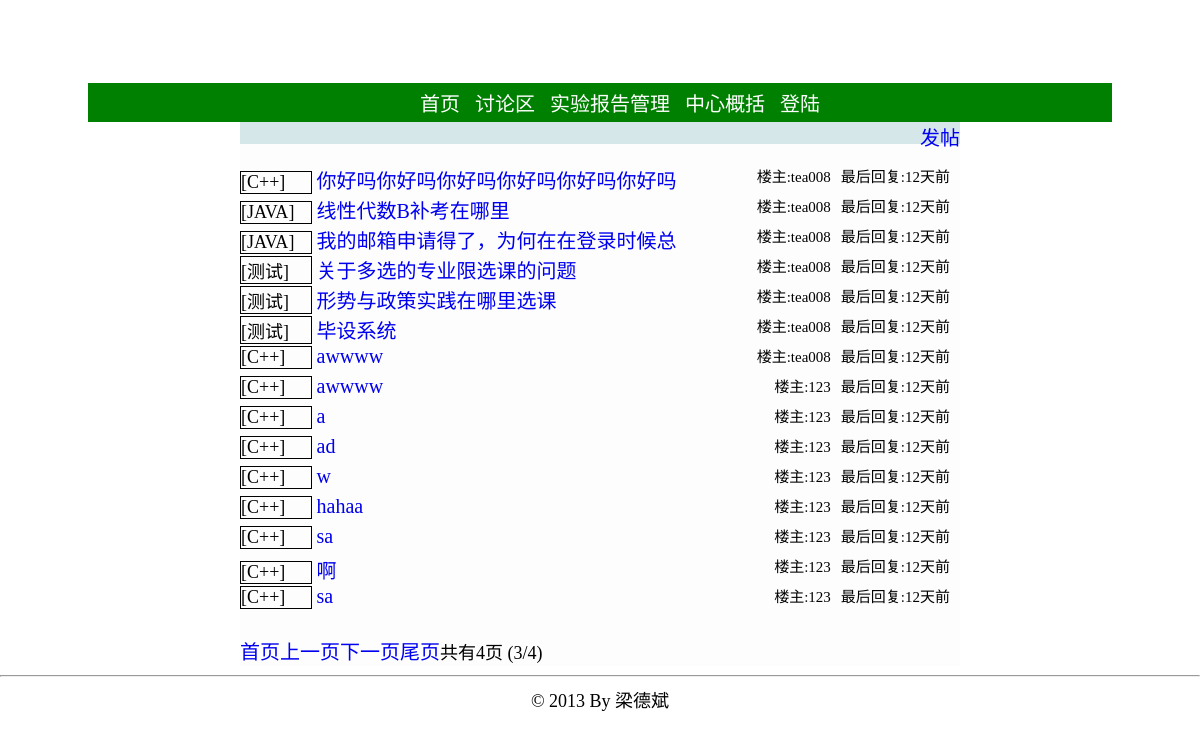
The app's page /bbs.php?page=3 with its own data.
### tables this page shows
CREATE TABLE `topic` (
  `post_id` int(11) NOT NULL AUTO_INCREMENT,
  `sort` varchar(4) DEFAULT NULL,
  `title` varchar(80) NOT NULL,
  `author` varchar(12) DEFAULT NULL,
  `body` varchar(1000) NOT NULL,
  `post_time` datetime DEFAULT NULL,
  `last_floor` int(11) DEFAULT NULL,
  `last_reply_time` datetime DEFAULT NULL,
  `visible` tinyint(4) DEFAULT NULL,
  `enable_post` tinyint(4) DEFAULT NULL,
  `top` tinyint(4) DEFAULT NULL,
  PRIMARY KEY (`post_id`)
);

CREATE TABLE `sort` (
  `id` int(11) NOT NULL AUTO_INCREMENT,
  `name` varchar(10) DEFAULT NULL,
  PRIMARY KEY (`id`)
);

### bbs.php (the view, shortened to what this page needs)
<!DOCTYPE html PUBLIC "-//W3C//DTD XHTML 1.0 Transitional//EN" "http://www.w3.org/TR/xhtml1/DTD/xhtml1-transitional.dtd">
<html>
<head>
<link rel="stylesheet" type="text/css" href="./static/css/global.css"></link>
</head>
<?php
include './config.php';
$now = date ( "Y-m-d G:i:s" );
?>
<div style="background-image:url(./static/image/topback.jpg);width:1024px;height:80px;margin-left: auto; margin-right: auto;"></div>
<div class="sep3"></div>
<div class="nav">
	<ul class="nav_mid" >
		<li><a href="./index.php" class="font_white">首页</a></li>
		<li><a href="./bbs.php" class="font_white">讨论区</a></li>
		<li><a href="./report.php" class="font_white">实验报告管理</a></li>
			<li><a href="./about_center.php" class="font_white">中心概括</a></li>
			<?php
			if (! isset ( $_SESSION ['user'] ) || NULL == $_SESSION ['user']) {
				echo "<li><a href='./login.php' class='font_white'>登陆</a></li>";
			} else {
				echo "<li><a href='./login.php?action=logout' class='font_white'>退出</a></li>";
			}
			?>
		</ul>
</div>
<div id='topMain'>
<?php
if (isset ( $_REQUEST ['topic'] )) {
	echo "<span style='height:30px;'>";
	echo "<a href=./bbs.php style=''>首页</a>";
	echo "</span>";
	$post_id = $_REQUEST ['topic'];
	$queryStr = sprintf ( "select  *  from topic,sort where post_id='%s' and topic.sort=sort.id", $post_id );
	$result = mysql_query ( $queryStr, $conn ) or die ( "查询失败:" . mysql_error () );
	if ($rel = mysql_fetch_array ( $result )) {
		echo "<span>>{$rel['name']}</span><br />";
		echo "<span class=post_title>{$rel['title']}</span>";
		echo "<br /><span style='font-size:16px;'>By {$rel['author']}</span>";
		echo "<span style='margin-left:50px;'>发表时间:{$rel['post_time']}<span>";
		echo '<hr />';
		echo '<div class=sep10></div>';
		echo '<pre style="width:720px;">';
		echo htmlspecialchars(stripslashes($rel ['body']));
		echo '</pre>';
		echo '<hr />';
		$page_size = 10;
		if (isset ( $_GET ['reply_page'] )) {
			$reply_page = intval ( $_GET ['reply_page'] );
		}
		else {
			$reply_page = 1;
		}
		$queryStr = sprintf ( "select  count(reply_id)  from reply where post_id='%s'", $post_id );
		$result2 = mysql_query ( $queryStr, $conn ) or die ( "查询失败:" . mysql_error () );
		$rel2 = mysql_fetch_array ( $result2 );
		$numrows = $rel2 [0];
		$reply_pages = intval ( $numrows / $page_size );
		if ($numrows % $page_size) {
			$reply_pages ++;
		}
		$prev = $reply_page - 1;
		$next = $reply_page + 1;
		$offset = $page_size * ($reply_page - 1);
		$queryStr = sprintf ( "select  *  from reply where post_id='%s'  order by floor asc limit %s,%s", $post_id, $offset, $page_size );
		$result3 = mysql_query ( $queryStr, $conn ) or die ( "查询失败:" . mysql_error () );
		if ($rel3 = mysql_fetch_array ( $result3 )) {
			do {
				echo '<div class=bg_color></div>';
				echo "<div class=author>";
				echo "<span >By {$rel3['author']}&nbsp&nbsp&nbsp&nbsp</span>";
				echo "<span >发表时间:{$rel3['reply_time']}&nbsp&nbsp&nbsp&nbsp<span>";
				echo "<span style='float:right;'>{$rel3['floor']}楼<span>";
				echo "</div>";
				echo "<pre>";
				echo htmlspecialchars(stripslashes($rel3['body']));
				echo "</pre>";
			} while ( $rel3 = mysql_fetch_array ( $result3 ) );
			echo '<br />';
			if ($reply_page > 1) {
				echo "<a href=./bbs.php?topic={$post_id}&reply_page=1>首页</a>";
				echo "<a href=./bbs.php?topic={$post_id}&reply_page={$prev}>上一页</a>";
			}
			if ($reply_page < $reply_pages) {
				echo "<a href=./bbs.php?topic={$post_id}&reply_page={$next}>下一页</a>";
				echo "<a href=./bbs.php?topic={$post_id}&reply_page={$reply_pages}>尾页</a>";
			}
			echo "共有{$reply_pages}页 ({$reply_page}/{$reply_pages})";
		} else {
		}
		echo '<div class=bg_color></div>';
		echo '<br />回复楼主<br />';
		echo "<form method='get' action='./bbs/post_deal.php'>";
		echo "<textarea name=reply_body cols=87 rows=5 style='width:720;height:80;'></textarea>";
		echo '<br />';
		echo "<input type=hidden name=action value=reply_post></input>";
		echo "<input type=hidden name=post_id value={$post_id}></input>";
		echo "<input class=button type=submit value=回帖></input>";
		echo '</form>';
	}
	else {
		echo '<br /><br />帖子不存在';
	}
}
else {
	echo "<span style='float:right;'><a href=./bbs/post.php?action=new_post>发帖</a></span>";
	echo "<div class=bg_color></div>";
	$page_size = 15;
	if (isset ( $_GET ['page'] )) {
		$page = intval ( $_GET ['page'] );
	}
	else {
		$page = 1;
	}
	$queryStr = sprintf ( "select  count(post_id)  from topic" );
	$result = mysql_query ( $queryStr, $conn ) or die ( "查询失败:" . mysql_error () );
	$rel = mysql_fetch_array ( $result );
	$numrows = $rel [0];
	$pages = intval ( $numrows / $page_size );
	if ($numrows % $page_size) {
		$pages ++;
	}
	$prev = $page - 1;
	$next = $page + 1;
	$offset = $page_size * ($page - 1);
	$queryStr = sprintf ( "select  post_id,sort,title,author,post_time,last_reply_time,last_floor,name  from topic,sort where visible='0' and topic.sort=sort.id  order by last_reply_time desc limit %s,%s", $offset, $page_size );
	$result = mysql_query ( $queryStr, $conn ) or die ( "查询失败:" . mysql_error () );
	if ($rel = mysql_fetch_array ( $result )) {
		echo '<br />';
		do {
			echo "<div class=bbs_topic_list>";
			echo "<span class=bbs_topic_list_sort >[{$rel['name']}]</span>";
			echo "<span class='title' >&nbsp<a href=./bbs.php?topic={$rel['post_id']}>";
			echo mb_substr($rel['title'], 0,18,'utf-8');
            echo "</a></span>";
			echo "<span style='float:right;font-size:15px;margin-right:10px'>最后回复:";
            $last_reply =  strtotime($now)-strtotime($rel['last_reply_time']) ;
            if ($last_reply<60)
            {
            	echo $last_reply;
            	echo '秒前';
            }
            else if ($last_reply<3600)
            {
            	echo floor($last_reply/60);
            	echo '分钟前';
            }
            else if ($last_reply<86400)
            {
            	echo floor($last_reply/3600);
            	echo '小时前';
            }
            else
           {
            	echo floor($last_reply/86400);
            	echo '天前';
            }
            echo "</span>";
			echo "<span style='float:right;font-size:15px;margin-right:10px'>楼主:{$rel['author']}</span>";
			echo '</div>';
		} while ( $rel = mysql_fetch_array ( $result ) );
	} else {
		echo '暂时还没有帖子';
	}
	echo '<br />';
	echo "<div style='height:30px;'>";
	if ($page > 1) {
		echo "<a href=./bbs.php?page=1>首页</a>";
		echo "<a href=./bbs.php?page={$prev}>上一页</a>";
	}
	if ($page < $pages) {
		echo "<a href=./bbs.php?page={$next}>下一页</a>";
		echo "<a href=./bbs.php?page={$pages}>尾页</a>";
	}
	echo "共有{$pages}页 ({$page}/{$pages})";
	echo "</div>";
}
?>
</div>
<div style="clear: both; text-align: center;">
	<hr />
	© 2013 By 梁德斌
</div>
</html>

### static/css/global.css (style rules this page uses)
#topMain { width: 720px; height: 40px; text-align: left; margin-left: auto; margin-right: auto; margin-bottom: 0px; margin-top: 0px; height:auto; background-color:rgb(253,253,253); }
a { text-decoration:none; }
.sep3 { height: 3px; }
a { font-size:20px; }
.bg_color { height:22px; background-color:rgb(213, 231, 233); }
.nav { margin-left: auto; margin-right: auto; width: 1024px; text-align: center; background-color:green; }
ul { font-size:20px; list-style:none; }
ul.nav_mid { padding-top:5px; padding-bottom:5px; margin:0px; }
.nav_mid li { display:inline; height:inherit; margin:5px; }
.bbs_topic_list { min-height:30px; border-top:1px; border-bottom:1px; }
.bbs_topic_list_sort { display:inline-block; width:70px; border:1px; border-style:solid; }
.font_white { color:white; }

### records on screen
topic: sort.name "C++", title "你好吗你好吗你好吗你好吗你好吗你好吗", floor($last_reply/86400) "12", author "tea008"
topic: sort.name "JAVA", title "线性代数B补考在哪里", floor($last_reply/86400) "12", author "tea008"
topic: sort.name "JAVA", title "我的邮箱申请得了，为何在在登录时候总", floor($last_reply/86400) "12", author "tea008"
topic: sort.name "测试", title "关于多选的专业限选课的问题", floor($last_reply/86400) "12", author "tea008"
topic: sort.name "测试", title "形势与政策实践在哪里选课", floor($last_reply/86400) "12", author "tea008"
topic: sort.name "测试", title "毕设系统", floor($last_reply/86400) "12", author "tea008"
topic: sort.name "C++", title "awwww", floor($last_reply/86400) "12", author "tea008"
topic: sort.name "C++", title "awwww", floor($last_reply/86400) "12", author "123"
topic: sort.name "C++", title "a", floor($last_reply/86400) "12", author "123"
topic: sort.name "C++", title "ad", floor($last_reply/86400) "12", author "123"
topic: sort.name "C++", title "w", floor($last_reply/86400) "12", author "123"
topic: sort.name "C++", title "hahaa", floor($last_reply/86400) "12", author "123"
topic: sort.name "C++", title "sa", floor($last_reply/86400) "12", author "123"
topic: sort.name "C++", title "啊", floor($last_reply/86400) "12", author "123"
topic: sort.name "C++", title "sa", floor($last_reply/86400) "12", author "123"

### other values on screen
$pages "4"
$page "3"
